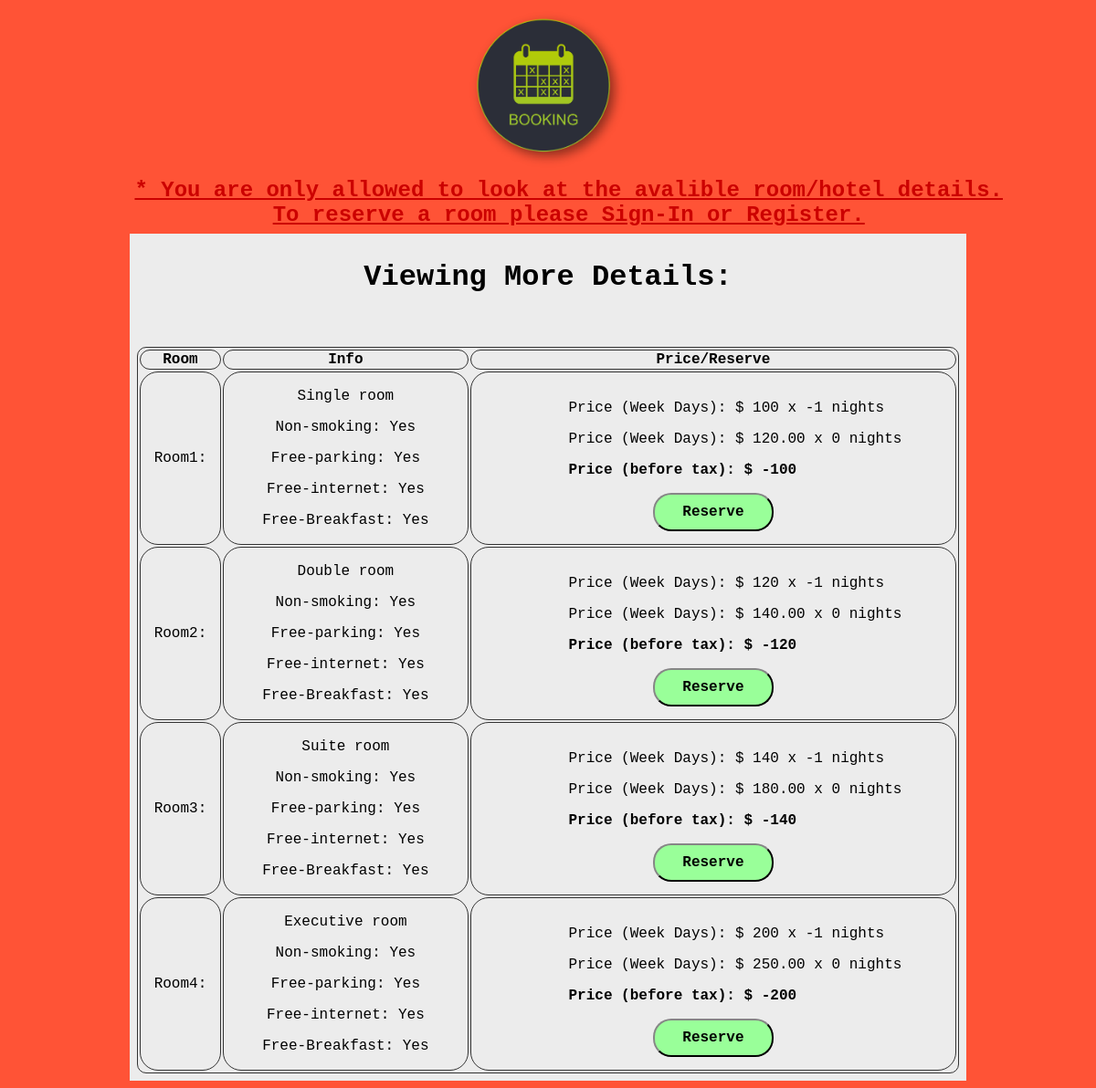
Screenshot of /showhotel_pg.php?room=5 with the database file from the repository.
### tables this page shows
CREATE TABLE IF NOT EXISTS `room` (
  `Rm_id` int(11) NOT NULL,
  `Rm_number` varchar(10) NOT NULL,
  `Rm_name` varchar(40) NOT NULL,
  `Rm_status` varchar(10) NOT NULL,
  `Rm_smoke` tinyint(1) NOT NULL,
  `Rm_max_Capacity` int(11) NOT NULL,
  `Rm_price` decimal(4,0) NOT NULL,
  `Rm_Hotel_id` int(11) NOT NULL,
  `room_type_id` int(11) NOT NULL,
  `Rm_number_beds` int(11) NOT NULL,
  `Rm_price_weekend` decimal(6,2) NOT NULL,
  `Rm_free_barking` tinyint(1) NOT NULL,
  `Rm_free_breakfast` tinyint(1) NOT NULL,
  `Rm_free_internet` tinyint(1) NOT NULL,
  PRIMARY KEY (`Rm_id`),
  KEY `room_type_id` (`room_type_id`) USING BTREE,
  KEY `Rm_Hotel_id` (`Rm_Hotel_id`)
);

CREATE TABLE IF NOT EXISTS `room_type` (
  `Typ_id` int(11) NOT NULL,
  `Typ_description` varchar(80) NOT NULL,
  PRIMARY KEY (`Typ_id`)
);

### showhotel_pg.php (the view, shortened to what this page needs)
<!DOCTYPE html>
<html>
<head>
	<link rel="stylesheet" type="text/css" href="css/styles.css<?php echo '?rnd_'.urlencode(time()).'='.urlencode(rand()); ?>"/>
</head>
<body>
	<nav>
		<div class="section_1">
			<?php
				if (!isset($_SESSION['ses_valid'])) {
					echo "<div style='margin:auto;' class='logo_div_mid'>
							<a href='index.php'><img src='img/logo.png' class='mid_logo' id='logo_mid'></a>
						</div>
						<h3 id='msg_to_nonuser'>* You are only allowed to look at the avalible room/hotel details.<br>To reserve a room please Sign-In or Register.</h3>";
				}
			?>
	</nav>
	<div class="pg2_div" >
		<h1>Viewing More Details:</h1>
		<br><br>
		<table class="page_2_table">
			<?php
			include_once "connection.php";
			$room_htl_id = intval($_GET['room']);
			$weekdays_stay = intval($_GET['weekday_days']);
			$weeknights_stay = intval($_GET['weekend_days']);
			$weekday_nights_stay = $weekdays_stay - 1;
			$weekend_nights_stay = $weeknights_stay;
			mysqli_select_db($conn,"room");
			$sql = "SELECT * FROM room WHERE Rm_Hotel_id ='" . $room_htl_id . "'";
			$result = mysqli_query($conn, $sql);
			if ($result->num_rows > 0) {
				echo"<tr>
				<th>Room</th>
				<th>Info</th>
				<th>Price/Reserve</th>
				</tr>";
				while($row = $result->fetch_assoc()) {
					$room_type = intval($row['room_type_id']);
					$sqllll = "SELECT * FROM room_type WHERE Typ_id ='" . $room_type . "'" ;
					$type_room = $conn->query($sqllll);
					$type = $type_room->fetch_assoc();
					if(intval($row['Rm_status'] == 0)){
						$total_room_price = $weekday_nights_stay*($row["Rm_price"]) + $weekend_nights_stay*($row["Rm_price_weekend"]);
						$get_smoking = "";
						if($row['Rm_smoke'] == 0){$get_smoking = "Yes";}else{$get_smoking = "No";}
						$get_parking = "";
						if($row['Rm_free_barking'] == 1){$get_parking = "Yes";}else{$get_parking = "No";}
						$get_internet = "";
						if($row['Rm_free_internet'] == 1){$get_internet = "Yes";}else{$get_internet = "No";}
						$get_breakfast = "";
						if($row['Rm_free_breakfast'] == 1){$get_breakfast = "Yes";}else{$get_breakfast = "No";}
						echo "<tr>
						<td>
						<p value=". $row["Rm_name"].">" . $row['Rm_name'] . ":</p>
						</td>
						<td>
						<p value=". $type["Typ_description"].">" . $type["Typ_description"] . " room</p>
						<p>Non-smoking: " . $get_smoking . "</p>
						<p>Free-parking: " . $get_parking . " </p>
						<p>Free-internet: " . $get_internet . "</p>
						<p>Free-Breakfast: " . $get_breakfast . "</p>
						</td>
						<td id='price_display_col'>
						<p value=". $row["Rm_price"].">Price (Week Days): $ ". $row["Rm_price"]." x ".$weekday_nights_stay." nights</p>
						<p value=". $row["Rm_price"].">Price (Week Days): $ ". $row["Rm_price_weekend"]." x ".$weekend_nights_stay." nights</p>
						<p id='total_price_btax' value=". $row["Rm_price"].">Price (before tax): $ ". $total_room_price." </p>";
						if (isset($_SESSION['gst_first_name'])) {
							echo "<button id=". $row["Rm_id"]."  onclick='confirmStay(this.id, $room_htl_id, $total_room_price)' >Reserve</button>";
						}else{
							echo "<button id=". $row["Rm_id"]." onclick='confirmStayButNotLoggedIn(this.id, $room_htl_id, $total_room_price)'>Reserve</button>";
						}
						echo"</td>
						</tr>";
					}
				}
			}else {
				echo "<h2 style='text-align: center;' id='noRoom'>NO ROOMS AVAILABLE FOR THIS HOTEL :(</h2>";
				echo "<h3 style='text-align: center;' id='noRoom'>Please try another hotel...</h3>";
			}
			?>
		</table>
	</div>
</body>
</html>

### css/styles.css (style rules this page uses)
body { background-image: url("../img/wallpaper.jpg"); background-repeat: no-repeat; background-attachment: fixed; background-position: center center; background-size: cover; background-color: #FF5336; font-family: Courier New; font-size: 16px; text-align: center; }
.logo_div_mid #logo_mid { max-width: 10%; width: 100%; }
.logo_div *, .logo_div_mid * { -moz-box-sizing: border-box; -webkit-box-sizing: border-box; box-sizing: border-box; margin: 0; padding: 0; }
.logo_div , .logo_div_mid { position: relative; margin: 1%; overflow: hidden; width: 540px; max-width: 18%; width: 100%; }
.logo_div #logo, .logo_div_mid #logo_mid { max-width: 100%; -moz-transition: all 0.3s; -webkit-transition: all 0.3s; transition: all 0.3s; }
nav { resize: both; display: inline-block; max-width: 1000px; width: 100%; top: 25; left: 0; right: 0; margin: 0 auto; align-items: center; text-align: center; }
#msg_to_nonuser { display: block; margin: 0px auto; padding-top: 10px; padding: 2px; margin-bottom: 0.5%; font-family: Courier New; font-size: 18px; font-weight: bold; color: #cc0000; font-weight: bold; text-decoration: underline; }
.section_1 #msg_to_nonuser { float: right; font-size: 24px; }
.pg2_div { margin-left:auto; margin-right:auto; margin-top: auto; margin-bottom: auto; max-width: 900px; width: 100%; padding: 8px; background: #ececec; }
table { width: 100%; }
.pg2_div table { border: 1px solid black; border-radius: 10px; border-color: #323232; }
.page_2_table th { border: 1px solid black; border-radius: 20px; border-color: #323232; }
.page_2_table td { border: 1px solid black; border-radius: 20px; border-color: #323232; }
.page_2_table, .table_hotel_details { text-align: center; }
.page_2_table button { font-family: Courier New; font-size: 16px; font-weight: bold; display: inline-block; color: #000000; border-color: #323232; border-radius: 20px; display: inline-block; margin: 0px auto; padding: 10px 30px; text-align: center; background-color: #99ff99; background-image: url("../img/wallpaper.jpg"); background-repeat: no-repeat; background-attachment: fixed; background-position: center center; background-size: cover; }
#total_price_btax { font-weight: bold; }
#price_display_col p { text-align: left; margin-left: 20%; }

### rows the page displays
room: Rm_name "Room1", room_type.Typ_description "Single", Rm_smoke "Yes", Rm_free_barking "Yes", Rm_free_internet "Yes", Rm_free_breakfast "Yes", Rm_price "100", Rm_price_weekend "120.00", total_room_price "-100"
room: Rm_name "Room2", room_type.Typ_description "Double", Rm_smoke "Yes", Rm_free_barking "Yes", Rm_free_internet "Yes", Rm_free_breakfast "Yes", Rm_price "120", Rm_price_weekend "140.00", total_room_price "-120"
room: Rm_name "Room3", room_type.Typ_description "Suite", Rm_smoke "Yes", Rm_free_barking "Yes", Rm_free_internet "Yes", Rm_free_breakfast "Yes", Rm_price "140", Rm_price_weekend "180.00", total_room_price "-140"
room: Rm_name "Room4", room_type.Typ_description "Executive", Rm_smoke "Yes", Rm_free_barking "Yes", Rm_free_internet "Yes", Rm_free_breakfast "Yes", Rm_price "200", Rm_price_weekend "250.00", total_room_price "-200"
